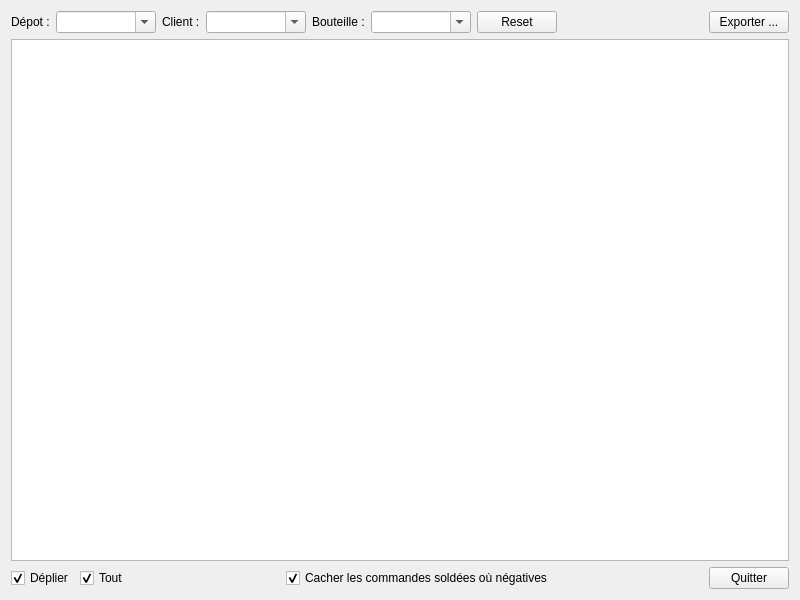
<?xml version="1.0" encoding="UTF-8"?>
<ui version="4.0">
 <class>MainWindow</class>
 <widget class="QWidget" name="MainWindow">
  <property name="geometry">
   <rect>
    <x>0</x>
    <y>0</y>
    <width>800</width>
    <height>600</height>
   </rect>
  </property>
  <property name="windowTitle">
   <string>Bouteilles de gaz Frigo</string>
  </property>
  <property name="windowIcon">
   <iconset>
    <normaloff>bouteille-acier.ico</normaloff>bouteille-acier.ico</iconset>
  </property>
  <property name="toolTip">
   <string/>
  </property>
  <layout class="QHBoxLayout" name="horizontalLayout_3">
   <item>
    <layout class="QVBoxLayout" name="verticalLayout">
     <item>
      <layout class="QHBoxLayout" name="horizontalLayout">
       <item>
        <widget class="QLabel" name="lbDepot">
         <property name="sizePolicy">
          <sizepolicy hsizetype="Fixed" vsizetype="Preferred">
           <horstretch>0</horstretch>
           <verstretch>0</verstretch>
          </sizepolicy>
         </property>
         <property name="text">
          <string>Dépot :</string>
         </property>
        </widget>
       </item>
       <item>
        <widget class="QComboBox" name="cbDepot">
         <property name="sizePolicy">
          <sizepolicy hsizetype="Preferred" vsizetype="Fixed">
           <horstretch>0</horstretch>
           <verstretch>0</verstretch>
          </sizepolicy>
         </property>
         <property name="minimumSize">
          <size>
           <width>100</width>
           <height>0</height>
          </size>
         </property>
         <property name="editable">
          <bool>true</bool>
         </property>
         <property name="insertPolicy">
          <enum>QComboBox::NoInsert</enum>
         </property>
        </widget>
       </item>
       <item>
        <widget class="QLabel" name="lbClient">
         <property name="sizePolicy">
          <sizepolicy hsizetype="Fixed" vsizetype="Preferred">
           <horstretch>0</horstretch>
           <verstretch>0</verstretch>
          </sizepolicy>
         </property>
         <property name="text">
          <string>Client :</string>
         </property>
        </widget>
       </item>
       <item>
        <widget class="QComboBox" name="cbClient">
         <property name="sizePolicy">
          <sizepolicy hsizetype="Preferred" vsizetype="Fixed">
           <horstretch>0</horstretch>
           <verstretch>0</verstretch>
          </sizepolicy>
         </property>
         <property name="minimumSize">
          <size>
           <width>100</width>
           <height>0</height>
          </size>
         </property>
         <property name="editable">
          <bool>true</bool>
         </property>
         <property name="insertPolicy">
          <enum>QComboBox::NoInsert</enum>
         </property>
        </widget>
       </item>
       <item>
        <widget class="QLabel" name="lbBouteille">
         <property name="sizePolicy">
          <sizepolicy hsizetype="Fixed" vsizetype="Preferred">
           <horstretch>0</horstretch>
           <verstretch>0</verstretch>
          </sizepolicy>
         </property>
         <property name="text">
          <string>Bouteille :</string>
         </property>
        </widget>
       </item>
       <item>
        <widget class="QComboBox" name="cbBouteille">
         <property name="minimumSize">
          <size>
           <width>100</width>
           <height>0</height>
          </size>
         </property>
         <property name="editable">
          <bool>true</bool>
         </property>
         <property name="maxVisibleItems">
          <number>15</number>
         </property>
        </widget>
       </item>
       <item>
        <widget class="QPushButton" name="btReset">
         <property name="toolTip">
          <string>Demander au contrôle de gestion ou au service info
d'exécuter le &quot;Query VTEGAZ&quot;</string>
         </property>
         <property name="text">
          <string>Reset</string>
         </property>
        </widget>
       </item>
       <item>
        <spacer name="horizontalSpacer_2">
         <property name="orientation">
          <enum>Qt::Horizontal</enum>
         </property>
         <property name="sizeHint" stdset="0">
          <size>
           <width>40</width>
           <height>20</height>
          </size>
         </property>
        </spacer>
       </item>
       <item>
        <widget class="QPushButton" name="btExport">
         <property name="text">
          <string>Exporter ...</string>
         </property>
         <property name="flat">
          <bool>false</bool>
         </property>
        </widget>
       </item>
      </layout>
     </item>
     <item>
      <widget class="QTreeView" name="tvResultat">
       <property name="font">
        <font>
         <pointsize>12</pointsize>
        </font>
       </property>
       <property name="alternatingRowColors">
        <bool>true</bool>
       </property>
       <property name="indentation">
        <number>30</number>
       </property>
       <property name="rootIsDecorated">
        <bool>true</bool>
       </property>
       <property name="sortingEnabled">
        <bool>false</bool>
       </property>
       <attribute name="headerCascadingSectionResizes">
        <bool>false</bool>
       </attribute>
       <attribute name="headerDefaultSectionSize">
        <number>190</number>
       </attribute>
       <attribute name="headerShowSortIndicator" stdset="0">
        <bool>false</bool>
       </attribute>
      </widget>
     </item>
     <item>
      <layout class="QHBoxLayout" name="horizontalLayout_2">
       <item>
        <widget class="QCheckBox" name="ckExpand">
         <property name="text">
          <string>Déplier</string>
         </property>
         <property name="checked">
          <bool>true</bool>
         </property>
        </widget>
       </item>
       <item>
        <widget class="QCheckBox" name="ckTout">
         <property name="text">
          <string>Tout</string>
         </property>
         <property name="checked">
          <bool>true</bool>
         </property>
        </widget>
       </item>
       <item>
        <spacer name="horizontalSpacer_3">
         <property name="orientation">
          <enum>Qt::Horizontal</enum>
         </property>
         <property name="sizeHint" stdset="0">
          <size>
           <width>40</width>
           <height>20</height>
          </size>
         </property>
        </spacer>
       </item>
       <item>
        <widget class="QCheckBox" name="ckHide">
         <property name="text">
          <string>Cacher les commandes soldées où négatives</string>
         </property>
         <property name="checked">
          <bool>true</bool>
         </property>
        </widget>
       </item>
       <item>
        <spacer name="horizontalSpacer">
         <property name="orientation">
          <enum>Qt::Horizontal</enum>
         </property>
         <property name="sizeHint" stdset="0">
          <size>
           <width>40</width>
           <height>20</height>
          </size>
         </property>
        </spacer>
       </item>
       <item>
        <widget class="QPushButton" name="btQuitter">
         <property name="text">
          <string>Quitter</string>
         </property>
        </widget>
       </item>
      </layout>
     </item>
    </layout>
   </item>
  </layout>
 </widget>
 <tabstops>
  <tabstop>cbDepot</tabstop>
  <tabstop>cbClient</tabstop>
  <tabstop>cbBouteille</tabstop>
  <tabstop>btReset</tabstop>
  <tabstop>btExport</tabstop>
  <tabstop>ckExpand</tabstop>
  <tabstop>ckTout</tabstop>
  <tabstop>ckHide</tabstop>
  <tabstop>btQuitter</tabstop>
  <tabstop>tvResultat</tabstop>
 </tabstops>
 <resources/>
 <connections/>
 <slots>
  <slot>btQuit()</slot>
 </slots>
</ui>
